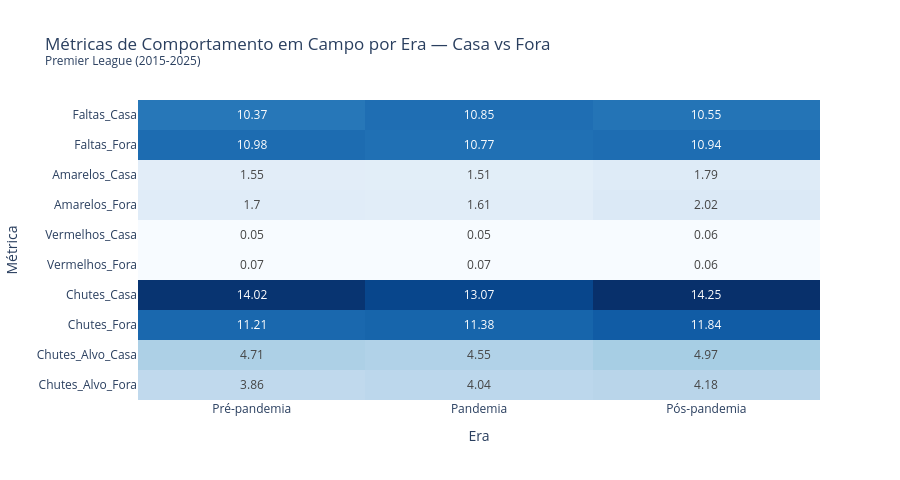

Notebook cell for this chart:
### Code cell
# Médias de cartões e faltas por home vs away e era
disciplina = df.groupby("Era").agg(
    Faltas_Casa      =("HomeFouls", "mean"),
    Faltas_Fora      =("AwayFouls", "mean"),
    Amarelos_Casa    =("HomeYellowCards", "mean"),
    Amarelos_Fora    =("AwayYellowCards", "mean"),
    Vermelhos_Casa   =("HomeRedCards", "mean"),
    Vermelhos_Fora   =("AwayRedCards", "mean"),
    Chutes_Casa      =("HomeShots", "mean"),
    Chutes_Fora      =("AwayShots", "mean"),
    Chutes_Alvo_Casa =("HomeShotsOnTarget", "mean"),
    Chutes_Alvo_Fora =("AwayShotsOnTarget", "mean"),
).round(2)

# Reordenando cronologicamente
disciplina = disciplina.reindex(["Pré-pandemia", "Pandemia", "Pós-pandemia"])

# Transpondo para o heatmap ficar com variáveis nas linhas (linha para coluna)
disciplina_T = disciplina.T

fig = px.imshow(
    disciplina_T,
    text_auto=True,
    color_continuous_scale="Blues",
    aspect="auto",
    title="Métricas de Comportamento em Campo por Era — Casa vs Fora<br><sup>Premier League (2015-2025)</sup>"
)

fig.update_layout(
    xaxis_title="Era",
    yaxis_title="Métrica",
    height=480,
    coloraxis_showscale=False
)

fig.show()

# Tabela resumo de diferenças
print("\n=== DIFERENÇA CASA vs FORA (média geral) ===\n")
print(f"Faltas:           Casa {df['HomeFouls'].mean():.2f}  |  Fora {df['AwayFouls'].mean():.2f}")
print(f"Cartões amarelos: Casa {df['HomeYellowCards'].mean():.2f}  |  Fora {df['AwayYellowCards'].mean():.2f}")
print(f"Chutes:           Casa {df['HomeShots'].mean():.2f}  |  Fora {df['AwayShots'].mean():.2f}")
print(f"Chutes ao alvo:   Casa {df['HomeShotsOnTarget'].mean():.2f}  |  Fora {df['AwayShots'].mean():.2f}")

### Figure 1 — Plotly figure (JSON) as saved in the notebook; plotly's stock layout.template omitted (floating-point values rounded to 4 significant figures)
{"data": [{"coloraxis": "coloraxis", "hovertemplate": "Era: %{x}<br>y: %{y}<br>color: %{z}<extra></extra>", "name": "0", "texttemplate": "%{z}", "type": "heatmap", "x": ["Pré-pandemia", "Pandemia", "Pós-pandemia"], "xaxis": "x", "y": ["Faltas_Casa", "Faltas_Fora", "Amarelos_Casa", "Amarelos_Fora", "Vermelhos_Casa", "Vermelhos_Fora", "Chutes_Casa", "Chutes_Fora", "Chutes_Alvo_Casa", "Chutes_Alvo_Fora"], "yaxis": "y", "z": [[10.37, 10.85, 10.55], [10.98, 10.77, 10.94], [1.55, 1.51, 1.79], [1.7, 1.61, 2.02], [0.05, 0.05, 0.06], [0.07, 0.07, 0.06], [14.02, 13.07, 14.25], [11.21, 11.38, 11.84], [4.71, 4.55, 4.97], [3.86, 4.04, 4.18]]}], "layout": {"coloraxis": {"colorscale": [[0, "rgb(247,251,255)"], [0.125, "rgb(222,235,247)"], [0.25, "rgb(198,219,239)"], [0.375, "rgb(158,202,225)"], [0.5, "rgb(107,174,214)"], [0.625, "rgb(66,146,198)"], [0.75, "rgb(33,113,181)"], [0.875, "rgb(8,81,156)"], [1, "rgb(8,48,107)"]], "showscale": false}, "height": 480, "title": {"text": "Métricas de Comportamento em Campo por Era — Casa vs Fora<br><sup>Premier League (2015-2025)</sup>"}, "xaxis": {"anchor": "y", "domain": [0, 1], "title": {"text": "Era"}}, "yaxis": {"anchor": "x", "autorange": "reversed", "domain": [0, 1], "title": {"text": "Métrica"}}}}
